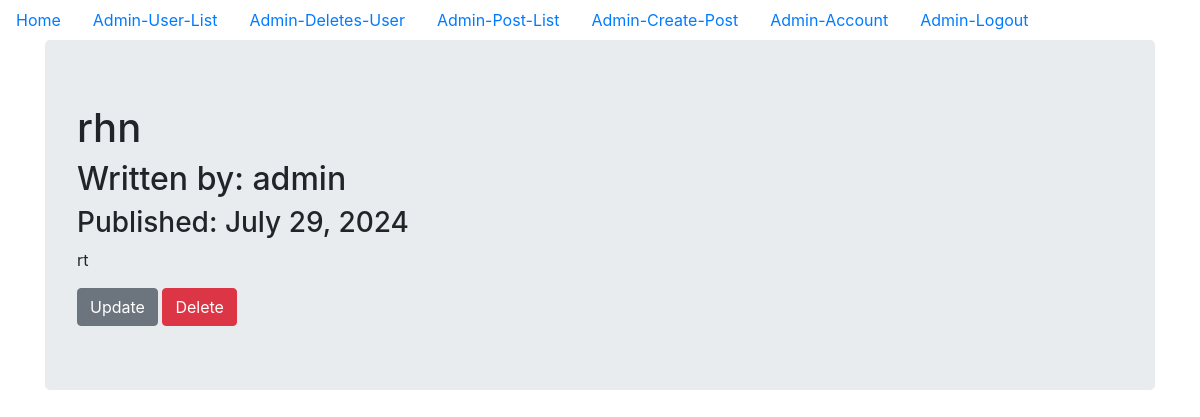
The page /admin_read_post/3 (signed in) on the database its author committed.
### models.py (models this page shows, shortened)
class AdminBlogPost(db.Model):
    __tablename__ = 'adminblogpost_table'
    id = db.Column(db.Integer, primary_key=True)
    date = db.Column(db.DateTime, nullable=False, default=datetime.utcnow)
    title = db.Column(db.String(140), nullable=False)
    text = db.Column(db.Text, nullable=False)
    user_id = db.Column(db.Integer, db.ForeignKey('admin_table.id'), nullable=False)

class Admin(db.Model, UserMixin):
    __tablename__ = 'admin_table'
    id = db.Column(db.Integer, primary_key = True)
    profile_image = db.Column(db.String(20), nullable=False, default='admin_default_profile.jpg')
    email = db.Column(db.String(64), unique=True, index=True)
    username = db.Column(db.String(64), unique=True, index=True)
    password_hash = db.Column(db.String(128))
    posts = db.relationship('AdminBlogPost', backref='admin_author', lazy=True)
    clients = db.relationship('User',backref='admin_clients',lazy='dynamic')

### admin_site/admin_blog_post/views.py (the view)
@admin_blog_post_bp.route('/admin_read_post/<int:blog_post_id>')
@login_required
@reauth_required('user')
def admin_read_post(blog_post_id):
    blog_post = AdminBlogPost.query.get_or_404(blog_post_id)
    return render_template('admin_read_post.html',title=blog_post.title,
                            date=blog_post.date,post=blog_post)

### models.py (called while the page is built)
@login_manager.user_loader
def load_user(user_id):
    user = User.query.get(user_id)
    if user:
        return user
    admin = Admin.query.get(user_id)
    if admin:
        return admin
    return None

### reauthentication.py (called while the page is built)
def reauth_required(role):
    def decorator(f):
        @wraps(f)
        def decorated_function(*args, **kwargs):
            if not session.get('reauthenticated'):
                flash('Please re-authenticate to access this page.', 'warning')
                if role == 'user' and current_user.id != 0:
                    return redirect(url_for('admin_authentication_bp.admin_login', next=request.url))
                elif role == 'admin' and current_user.id == 0:
                    return redirect(url_for('user_authentication_bp.user_login', next=request.url))
            return f(*args, **kwargs)
        return decorated_function
    return decorator

### admin_site/templates/admin_read_post.html (shortened to what this page needs)
{% extends "base.html" %}
{% block content %}
<div class="jumbotron">
  <h1>{{ post.title }}</h1>
  <h2>Written by: {{post.admin_author.username}}</h2>
  <h3>Published: {{ post.date.strftime('%B %d, %Y') }}</h3>
  <p>{{post.text}}</p>
   {% if post.admin_author == current_user %}
     <div>
       <a class="btn btn-secondary" href="{{ url_for('admin_blog_post_bp.admin_update_post', blog_post_id=post.id) }}">Update</a>
       <button type="button" class="btn btn-danger" data-toggle="modal" data-target="#del_modal">Delete</button>
     </div>
   {% endif %}
</div>
{% endblock content %}

### rows shown on the page
AdminBlogPost: title "rhn", date "July 29, 2024", text "rt"
Admin: admin_author.username "admin"
